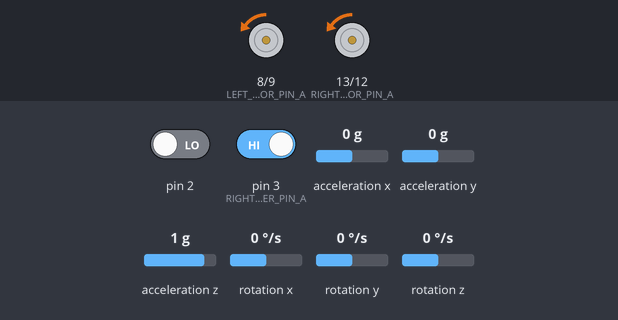
Bench run of a sketch on a simulated Arduino Uno, built with avr-gcc and run on an emulated ATmega328P. On the bench: motor-driver pin pairs drawn as motors (green arrow = first pin HIGH = forward, orange = second pin HIGH = backward, longer = more drive, scaled by the enable pin). Inputs (shaded band) come from the test bench; at power-on: acceleration x 0 g, acceleration y 0 g, acceleration z 1 g, pin 2 LOW, pin 3 (RIGHT_ENCODER_PIN_A) HIGH, rotation x 0 °/s, rotation y 0 °/s, rotation z 0 °/s. The sensor or clock chip raises its interrupt line as the real part does; what the sketch prints to the serial monitor is not drawn.

Above: at 1.7 s.
1.8 s: acceleration x set to -1.4 g
At 3.0 s:
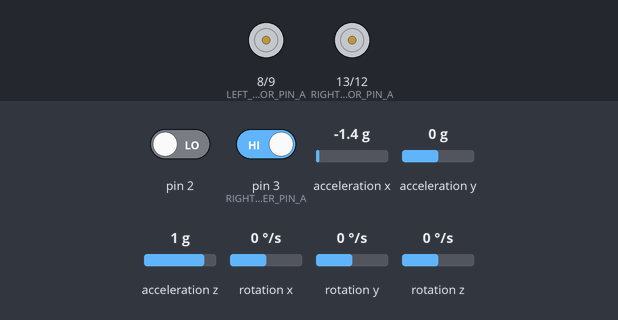
3.3 s: acceleration x set to -0.9 g
4.8 s: acceleration x set to -0.6 g
At 5.3 s:
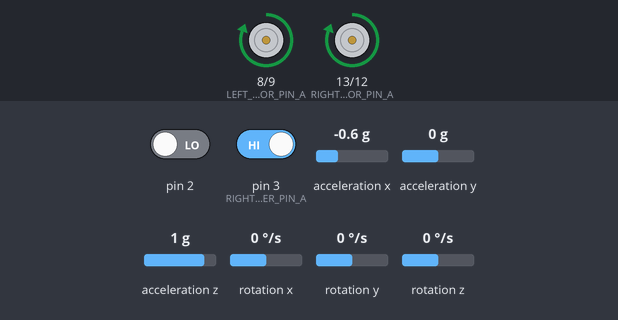
6.3 s: acceleration y set to -1.4 g
At 6.8 s:
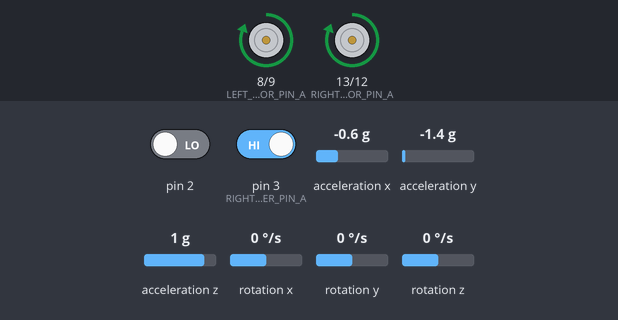
7.8 s: acceleration z set to -1.4 g
At 9.0 s:
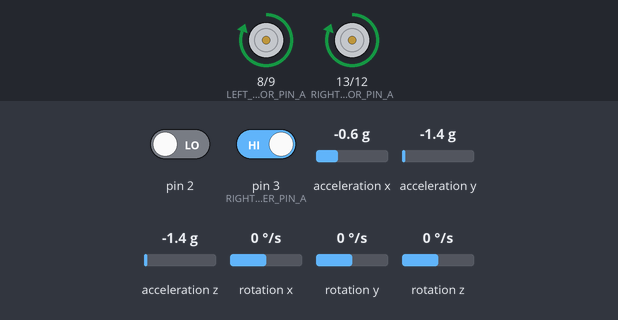
9.3 s: acceleration x set to 0.1 g
Timing chart, 0 to 11.9 s (numbered marks = the images above; inputs shaded):
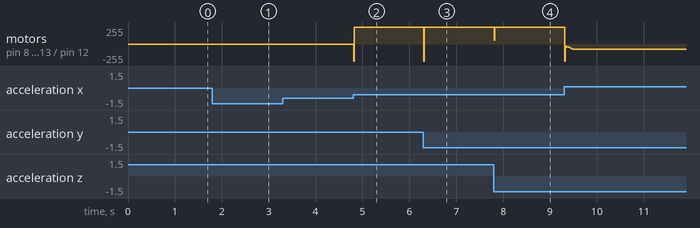

The sketch:

eddie.ino
```cpp
#include <I2Cdev.h>
#include <MPU6050_6Axis_MotionApps20.h>
#include <Wire.h>

#include "eddie-pid.h"
#include "motor-drive.h"
#include "serial-log.h"

// defines
#define PID_SAMPLE_INTERVAL 10
#define WHEEL_SPEED_INTERVAL 100
#define DEBUG_INTERVAL 1000
#define MIN_SPEED 5
#define TICKS_PER_ROTATION 370
#define CRITICAL_ANGLE 35.0f	// stop motors if absolute angle is greater than critical angle
#define MAX_DRIVE_ANGLE 15.0f
#define ADJUST_PID_VALUES false // adjust pid values with potentiometers

// interrupt pin 2 (int 0) is reserved for mpu6050

#define RIGHT_ENCODER_INT 1
#define RIGHT_ENCODER_PIN_A 3
#define RIGHT_ENCODER_PIN_B 4

#define RIGHT_MOTOR_PIN_A 13
#define RIGHT_MOTOR_PIN_B 12
#define RIGHT_MOTOR_PIN_PWM 11

#define LEFT_ENCODER_INT 4
#define LEFT_ENCODER_PIN_A 19
#define LEFT_ENCODER_PIN_B 5

#define LEFT_MOTOR_PIN_A 8
#define LEFT_MOTOR_PIN_B 9
#define LEFT_MOTOR_PIN_PWM 10

#define LEFTENC_FLAG 4
#define RIGHTENC_FLAG 8

// PID adjustment inputs
#define ADJ_PIN_P A0
#define ADJ_PIN_I A1
#define ADJ_PIN_D A2

// variables
volatile bool mpuInterrupt = false;	// indicates whether MPU interrupt pin has gone high
uint8_t mpuIntStatus;								// actual interrupt status byte from MPU
bool dmpReady = false;  // set true if DMP init was successful
uint16_t packetSize;    // expected DMP packet size (default is 42 bytes)
uint16_t fifoCount;     // count of all bytes currently in FIFO
uint8_t fifoBuffer[64]; // FIFO storage buffer

volatile uint8_t updateFlags;
volatile long leftEncoderCount = 0;
volatile long rightEncoderCount = 0;
volatile bool leftEncoderBSet;
volatile bool rightEncoderBSet;

long debugTimer, wheelSpeedTimer, wheelPosition, pidTimer;

Quaternion q;           // [w, x, y, z]         quaternion container
VectorFloat gravity;    // [x, y, z]            gravity vector
float ypr[3];           // [yaw, pitch, roll]   yaw/pitch/roll container and gravity vector

MPU6050 sensor;

double defaultSetPoint = 0.0;
// TODO: do a roll if critical angle is near
double setpoint = defaultSetPoint;

// PID for wheel control, input: angle from gyro, output: motor speed
float input, output;
float kp = 10.0;
float ki = 1.0;
float kd = 64.41;

float pkp = -0.1;
float pkd = -8.0;

EddiePID eddiePID(setpoint, kp, ki, kd, pkp, pkd);

MotorDrive motors(LEFT_MOTOR_PIN_PWM, LEFT_MOTOR_PIN_A, LEFT_MOTOR_PIN_B, RIGHT_MOTOR_PIN_PWM, RIGHT_MOTOR_PIN_A, RIGHT_MOTOR_PIN_B);
int motorStatus = 0;

String motorStatusList[2] = { "running", "stopped"};

SerialLog logger;
String tab = "\t";

void setup() {

	// start serial logger
	logger.setup();
	logger.msg("SETUP", "Begin setup");

	// Quadrature encoder Setup
	// Left encoder
	pinMode(LEFT_ENCODER_PIN_A, INPUT);      // sets pin A as input
	digitalWrite(LEFT_ENCODER_PIN_A, LOW);  // turn on pulldown resistor
	pinMode(LEFT_ENCODER_PIN_B, INPUT);      // sets pin B as input
	digitalWrite(LEFT_ENCODER_PIN_B, LOW);  // pulldown resistor
	attachInterrupt(LEFT_ENCODER_INT, handleLeftMotorInterrupt, RISING);

	// Right encoder
	pinMode(RIGHT_ENCODER_PIN_A, INPUT);      // sets pin A as input
	digitalWrite(RIGHT_ENCODER_PIN_A, LOW);  // turn on pulldown resistor
	pinMode(RIGHT_ENCODER_PIN_B, INPUT);      // sets pin B as input
	digitalWrite(RIGHT_ENCODER_PIN_B, LOW);  // pulldown resistor
	attachInterrupt(RIGHT_ENCODER_INT, handleRightMotorInterrupt, RISING);

	Wire.begin();
	TWBR = 24; // 400kHz I2C clock (200kHz if CPU is 8MHz)

	// initialize device
	logger.msg("SETUP", "Initializing sensor");
	sensor.initialize();

	// verify connection
	logger.msg("SETUP", "Testing device connections...");
	if (sensor.testConnection()) {
		logger.msg("SETUP", "Sensor connection successful.");
	}else{
		logger.error("Sensor connection failed");
	}

	// load and configure the DMP
	logger.msg("SETUP", "Initializing DMP...");
	uint8_t dmpStatus = sensor.dmpInitialize();

	// setup gyro offsets, scaled for min sensitivity
	sensor.setXGyroOffset(220);
	sensor.setYGyroOffset(76);
	sensor.setZGyroOffset(-85);
	sensor.setZAccelOffset(1788);

	// dmpInitialize returns 0 everything is ok
	if (dmpStatus == 0) {
		// turn on the DMP, now that it's ready
		logger.msg("SETUP", "Enabling DMP...");
		sensor.setDMPEnabled(true);

		// enable Arduino interrupt detection
		logger.msg("SETUP", "Enabling external interrupt 0 for sensor");
		attachInterrupt(0, dmpDataReady, RISING);
		mpuIntStatus = sensor.getIntStatus();

		// set our DMP Ready flag so the main loop() function knows it's okay to use it
		logger.msg("SETUP", "DMP is ready, wait for first interrupt...");
		dmpReady = true;

		// get expected DMP packet size for later comparison
		packetSize = sensor.dmpGetFIFOPacketSize();

	}else{
		String errorMsg = "DMP initialization failed with code: ";
		logger.error(errorMsg + dmpStatus);
	}
}

void loop() {
	unsigned long currentTime = millis();

	// Variables declared as static will only be created and initialized the first time a function is called.
	static uint16_t localFlags;
	static long leftCount, rightCount;
	static float wheelVelocity;
	static double lastWheelPosition, rotationRatio, outputLeft, outputRight;
	static double setpointTest = 0.0;
	static int drive = 0;

	if (updateFlags) {
    noInterrupts();
    leftEncoderCount = constrain(leftEncoderCount, -TICKS_PER_ROTATION, TICKS_PER_ROTATION);
    rightEncoderCount = constrain(rightEncoderCount, -TICKS_PER_ROTATION, TICKS_PER_ROTATION);
    localFlags = updateFlags;
    if (localFlags & LEFTENC_FLAG) {
      leftCount = leftEncoderCount;
    }
    if (localFlags & RIGHTENC_FLAG) {
      rightCount = rightEncoderCount;
    }
    updateFlags = 0;
    interrupts(); // we have local copies of the inputs, so now we can turn interrupts back on
  }

  // Calculate Wheel Position & Speed at 10 Hz
  if ((unsigned long)(currentTime - wheelSpeedTimer) >= WHEEL_SPEED_INTERVAL) {
    wheelPosition = 0.5f * (leftCount + rightCount); // (right + left) / 2
    wheelVelocity = 10.0f * (wheelPosition - lastWheelPosition);
    // rotation ratio is the ratio between the wheels, i.e. how much the other wheel is behind or ahead of the other
    // rotation direction when ratio is negative: CCW, positive: CW
    rotationRatio = 1.0f / TICKS_PER_ROTATION * (leftCount - rightCount);
    lastWheelPosition = wheelPosition;
    wheelSpeedTimer = currentTime;
  }

	// sensor mpu interrupt happened, handle data
	if (mpuInterrupt && dmpReady) handleSensorMPUData();


	// update output for motors
	if (dmpReady) {

		if ((unsigned long)(currentTime - pidTimer) >= PID_SAMPLE_INTERVAL) {
			output = eddiePID.compute(input, wheelPosition);
			pidTimer = currentTime;
		}

		// stop motors if angle is too steep to recover
		if (abs(input) > CRITICAL_ANGLE) {
			motorStatus = 1;
			motors.stop();
		}else{
			motorStatus = 0;
			outputLeft = output + 255*rotationRatio;
			outputRight = output - 255*rotationRatio;
			outputLeft = constrain(outputLeft, -255, 255);
			outputRight = constrain(outputRight, -255, 255);
			//motors.drive(outputLeft, outputRight, MIN_SPEED);
			motors.drive(output, output, MIN_SPEED);
		}

	}

	// debug values here
	if ((unsigned long)(currentTime - debugTimer) >= DEBUG_INTERVAL) {
		// NOTE: pid value potentiometers disabled!
		if (ADJUST_PID_VALUES) adjustPIDValues();
		if (dmpReady) {
			// output from sensor
			//logger.log("in, out, status" + (String)input + tab + output + tab + motorStatusList[motorStatus];	// sensor output is PID input
			//logger.log("pos, velocity" + tab + (String)wheelPosition + tab + (String)wheelVelocity);
			//logger.log("desired angle, position" + tab + setpoint + tab + wheelPosition);
			//logger.log("output, left, right" + tab + output + tab + (String)outputLeft + tab + (String)outputRight);

		// sensor programming failed
		}else{
			logger.error("DMP is not ready, please restart!");
			// TODO: Flash led?
		}

		// save debugging time
		debugTimer = currentTime;
	}
}

void handleSensorMPUData () {

	// reset interrupt flag and get INT_STATUS byte
	mpuInterrupt = false;
	mpuIntStatus = sensor.getIntStatus();

	// get current FIFO count
	fifoCount = sensor.getFIFOCount();

	// check for overflow
	if ((mpuIntStatus & 0x10) || fifoCount == 1024) {
		// reset so we can continue cleanly
		sensor.resetFIFO();
		logger.warning("FIFO overflow!");

	// otherwise, check for DMP data ready interrupt (this should happen frequently)
	} else if (mpuIntStatus & 0x02) {

		// wait for correct available data length, should be a VERY short wait
		while (fifoCount < packetSize) fifoCount = sensor.getFIFOCount();

		// read a packet from FIFO
		sensor.getFIFOBytes(fifoBuffer, packetSize);

		// track FIFO count here in case there is > 1 packet available
		// (this lets us immediately read more without waiting for an interrupt)
		fifoCount -= packetSize;

		sensor.dmpGetQuaternion(&q, fifoBuffer);
		sensor.dmpGetGravity(&gravity, &q);
		sensor.dmpGetYawPitchRoll(ypr, &q, &gravity);

		// update input for PID
		input = ypr[1] * 180/M_PI;

	}
}

/**
 * interrupt handler for sensor when dmp data is ready
 */
void dmpDataReady() {
	mpuInterrupt = true;
}

void adjustPIDValues () {

	int potKp = analogRead(ADJ_PIN_P);
	int potKi = analogRead(ADJ_PIN_I);
	int potKd = analogRead(ADJ_PIN_D);

	// angle PID
	//kp = map(potKp, 0, 1023, 0, 1000) / 100.0; // 0 - 10
	//ki = map(potKi, 0, 1023, -500, 500) / 100.0; // 0 - 5
	//kd = map(potKd, 0, 1023, -10000, 10000) / 100.0; // -100 - 100

	// position PD
	pkp = map(potKp, 0, 1023, -1000, 1000) / 100.0; // 10 - 10
	pkd = map(potKd, 0, 1023, -10000, 10000) / 100.0; // -100 - 100

	eddiePID.setTunings(kp, ki, kd, pkp, pkd);

	logger.log("PID: " + (String)pkp + tab + (String)pkd);	// sensor output is PID input

}

void handleLeftMotorInterrupt () {
	leftEncoderBSet = digitalRead(LEFT_ENCODER_PIN_B);
	leftEncoderCount += leftEncoderBSet ? -1 : +1;
	updateFlags |= LEFTENC_FLAG	;
}

void handleRightMotorInterrupt () {
	rightEncoderBSet = digitalRead(RIGHT_ENCODER_PIN_B);
	rightEncoderCount += rightEncoderBSet ? -1 : +1;
	updateFlags |= RIGHTENC_FLAG;
}
```

eddie-pid.cpp
```cpp
#include "eddie-pid.h"
#include "Arduino.h"

/**
 * Constructor for EddiePID
 * http://www.maelabs.ucsd.edu/mae156alib/control/PID-Control-Ardunio.pdf
 * @param {float}  setPoint desired point
 * @param {float}  kP       proportional coefficient tuning value
 * @param {float}  kI       integral coefficient tuning value
 * @param {float}  kD       derivative coefficient tuning value
 */
EddiePID::EddiePID(float setPoint, float kP=1.0, float kI=1.0, float kD=1.0, float pkP=1.0, float pkD=1.0) {
	_setPoint = setPoint;
	// angle PID
	_kP = kP;
	_kI = kI;
	_kD = kD;

	// position PD
	_pkP = pkP;
	_pkD = pkD;

}

void EddiePID::setTunings(float kP, float kI, float kD, float pkP, float pkD) {
	// angle PID
	_kP = kP;
	_kI = kI;
	_kD = kD;

	// position PD
	_pkP = pkP;
	_pkD = pkD;
}

/**
 * compute the drive value for the motors
 * @param  {float} angleInput sensor input from gyroscope
 * @param  {float} positionInput sensor input from wheel encoders
 * @return {int}       output to motors from -255 to 255
 */
int EddiePID::compute(float angleInput, float positionInput) {
	float error = _setPoint - angleInput;	// current deviation from the wanted point
	_integral = constrain(_integral + error, -INTEGRAL_LIMIT, INTEGRAL_LIMIT);	// sum of error values
	// TODO: limit integral to min/max values
	float angleP = _kP * ( _setPoint - angleInput );
	float angleI = _kI * _integral;
	float angleD = _kD * ( error - _lastError );
	// save last input to next cycle
	_lastError = error;

	// add wheel position to output algorithm
	float posP = _pkP * positionInput;
	float posD = _pkD * (positionInput - _lastPosition);
	// posI is disabled due to drift
	_lastPosition = positionInput;

	//float output = _scaleFactor * (  angleP + angleI + angleD + posP + posD );
	float output = _scaleFactor * (  angleP + angleI + angleD );

	output = constrain(output, -OUTPUT_LIMIT, OUTPUT_LIMIT);


	//float integrated_error += _p * error;
	//  iTerm = Ki * constrain(integrated_error, -GUARD_GAIN, GUARD_GAIN);
	//  dTerm = Kd * (error - last_error);
	//  last_error = error;
	//  pTerm_Wheel = Kp_Wheel * count;           //  -(Kxp/100) * count;
	//  dTerm_Wheel = Kd_Wheel * (count - last_count);
	//  last_count = count;
	//  return -constrain(K*(pTerm + iTerm + dTerm + pTerm_Wheel + dTerm_Wheel), -255, 255);
	return output;
}
```

eddie-pid.h
```cpp
#ifndef EddiePID_h
#define EddiePID_h

#define INTEGRAL_LIMIT 20.0
#define OUTPUT_LIMIT 255

#include "Arduino.h"

class EddiePID {

	public:
		EddiePID(float setPoint, float kP, float kI, float kD, float pkP, float pkD);
		int compute(float angleInput, float positionInput);
		void setTunings(float kP, float kI, float kD, float pkP, float pkD);

	protected:
		// basic PID variables
		float _input, _setPoint, _kP, _kI, _kD, _pkP, _pkD;
		// helper variables
		float _integral, _lastError=0.0, _output, _scaleFactor=1.5, _lastPosition=0.0;
};

#endif
```

motor-drive.cpp
```cpp
#include "motor-drive.h"
#include "Arduino.h"

MotorDrive::MotorDrive(int leftMotorPwm, int leftMotorA, int leftMotorB, int rightMotorPwm, int rightMotorA, int rightMotorB) {
	_leftMotorTrim = 1.0;
	_rightMotorTrim = 1.0;

	_leftMotorPwm = leftMotorPwm;
	_leftMotorA = leftMotorA;
	_leftMotorB = leftMotorB;
	_rightMotorPwm = rightMotorPwm;
	_rightMotorA = rightMotorA;
	_rightMotorB = rightMotorB;

	pinMode(_leftMotorPwm, OUTPUT);
	pinMode(_leftMotorA, OUTPUT);
	pinMode(_leftMotorB, OUTPUT);

	pinMode(_rightMotorPwm, OUTPUT);
	pinMode(_rightMotorA, OUTPUT);
	pinMode(_rightMotorB, OUTPUT);
}

// trim the motors if one seems to be faster than the other
void MotorDrive::trim(double leftMotorTrim, double rightMotorTrim) {
	if ( leftMotorTrim > 1.0) leftMotorTrim = 1.0;
	if ( rightMotorTrim > 1.0) rightMotorTrim = 1.0;

	if ( leftMotorTrim < 0.0) leftMotorTrim = 0.0;
	if ( rightMotorTrim < 0.0) rightMotorTrim = 0.0;

	_leftMotorTrim = leftMotorTrim;
	_rightMotorTrim = rightMotorTrim;
}

void MotorDrive::drive(int leftSpeed, int rightSpeed, int minAbsSpeed) {

	if (leftSpeed < 0) {
		leftSpeed = min(leftSpeed, -1*minAbsSpeed);
		leftSpeed = max(leftSpeed, -255);
	} else if (leftSpeed > 0) {
		leftSpeed = max(leftSpeed, minAbsSpeed);
		leftSpeed = min(leftSpeed, 255);
	}

	int realLeftSpeed = map(abs(leftSpeed), 0, 255, minAbsSpeed, 255);

	if (rightSpeed < 0) {
		rightSpeed = min(rightSpeed, -1*minAbsSpeed);
		rightSpeed = max(rightSpeed, -255);
	} else if (rightSpeed > 0) {
		rightSpeed = max(rightSpeed, minAbsSpeed);
		rightSpeed = min(rightSpeed, 255);
	}

	int realRightSpeed = map(abs(rightSpeed), 0, 255, minAbsSpeed, 255);

	digitalWrite(_leftMotorA, leftSpeed > 0 ? HIGH : LOW);
	digitalWrite(_leftMotorB, leftSpeed > 0 ? LOW : HIGH);

	digitalWrite(_rightMotorA, rightSpeed > 0 ? HIGH : LOW);
	digitalWrite(_rightMotorB, rightSpeed > 0 ? LOW : HIGH);

	// let's do this!
	analogWrite(_leftMotorPwm, realLeftSpeed * _leftMotorTrim);
	analogWrite(_rightMotorPwm, realRightSpeed * _rightMotorTrim);

}


void MotorDrive::stop() {

	digitalWrite(_leftMotorA, LOW);
	digitalWrite(_leftMotorB, LOW);

	digitalWrite(_rightMotorA, LOW);
	digitalWrite(_rightMotorB, LOW);

	analogWrite(_leftMotorPwm, 0);
	analogWrite(_rightMotorPwm, 0);

}
```

motor-drive.h
```cpp
#ifndef MotorDrive_h
#define MotorDrive_h

#include "Arduino.h"

class MotorDrive {

	public:
		MotorDrive(int leftMotorPwm, int leftMotorA, int leftMotorB, int rightMotorPwm, int rightMotorA, int rightMotorB);
		void trim(double leftMotorTrim, double rightMotorTrim);
		void drive(int leftSpeed, int rightSpeed, int minAbsSpeed);
		void stop();

	protected:
		int _leftMotorPwm, _leftMotorA, _leftMotorB, _rightMotorPwm, _rightMotorA, _rightMotorB;
		double _leftMotorTrim, _rightMotorTrim;
};

#endif
```

serial-log.cpp
```cpp
#include "serial-log.h"
#include "Arduino.h"

SerialLog::SerialLog() {
	_serialAvailable = false;
}

void SerialLog::setup() {
	setup(115200);
}

void SerialLog::setup(long int baudRate) {
	Serial.begin(baudRate);
	while (!Serial); // wait for Leonardo enumeration, others continue immediately
	_serialAvailable = true;
	log("Serial log started");
}

void SerialLog::log(String message) {
	msg("LOG", message);
}

void SerialLog::notice(String message) {
	msg("NOTICE", message);
}

void SerialLog::debug(String message) {
	msg("DEBUG", message);
}

void SerialLog::warning(String message) {
	msg("WARNING", message);
}

void SerialLog::error(String message) {
	msg("ERROR", message);
}

void SerialLog::msg(String type, String message) {
	if (_serialAvailable) {
		Serial.print("[");
		Serial.print(type);
		Serial.print("]:\t");
		if (type == "LOG") Serial.print("\t");
		Serial.print(message);
		Serial.print("\n");
	}
}
```

serial-log.h
```cpp
#ifndef SerialLog_h
#define SerialLog_h

#include "Arduino.h"

class SerialLog {

	public:
		SerialLog();
		void setup();	// defaults to baudrate 115200
		void setup(long int baudRate);
		void log(String message);
		void notice(String message);
		void debug(String message);
		void warning(String message);
		void error(String message);

		void msg(String type, String message);

	protected:
		bool _serialAvailable;

};

#endif
```

Measured:
- the behaviour switches between -0.8 and -0.7 g on acceleration x (found by bisection; images 1 and 2)
- after the input at 1.8 s, motor on pin 8 (LEFT_MOTOR_PIN_A) / pin 9 (LEFT_MOTOR_PIN_B), motor on pin 13 (RIGHT_MOTOR_PIN_A) / pin 12 (RIGHT_MOTOR_PIN_B): backward 5/255 → stopped at once
- after the input at 3.3 s, every drawn part: stays the same
- after the input at 4.8 s, motor on pin 8 (LEFT_MOTOR_PIN_A) / pin 9 (LEFT_MOTOR_PIN_B), motor on pin 13 (RIGHT_MOTOR_PIN_A) / pin 12 (RIGHT_MOTOR_PIN_B): stopped → forward 255/255 at once
- after the input at 6.3 s, motor on pin 8 (LEFT_MOTOR_PIN_A) / pin 9 (LEFT_MOTOR_PIN_B), motor on pin 13 (RIGHT_MOTOR_PIN_A) / pin 12 (RIGHT_MOTOR_PIN_B): forward 255/255 → backward 255/255 at once, → forward 255/255 0.01 s later
- after the input at 7.8 s, motor on pin 8 (LEFT_MOTOR_PIN_A) / pin 9 (LEFT_MOTOR_PIN_B), motor on pin 13 (RIGHT_MOTOR_PIN_A) / pin 12 (RIGHT_MOTOR_PIN_B): forward 255/255 → forward 57/255 at once, → forward 255/255 0.01 s later
